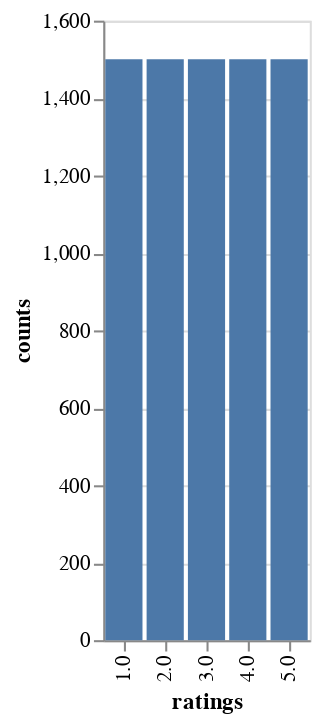

The notebook cell saved with this chart:
### Code cell
chart1 = alt.Chart(data1).mark_bar().encode(x="ratings", y="counts")
chart1.save(".\\plots\\01\\rating_counts.html")
chart1

### Figure 1 — Vega-Lite specification as saved in the notebook (floating-point values rounded to 4 significant figures)
{"config": {"view": {"continuousWidth": 400, "continuousHeight": 300}}, "data": {"name": "data-a0a88ec252cab8fb19a9ff30724f5435"}, "mark": "bar", "encoding": {"x": {"field": "ratings", "type": "nominal"}, "y": {"field": "counts", "type": "quantitative"}}, "$schema": "https://vega.github.io/schema/vega-lite/v4.17.0.json", "datasets": {"data-a0a88ec252cab8fb19a9ff30724f5435": [{"ratings": "1.0", "counts": 1500}, {"ratings": "2.0", "counts": 1500}, {"ratings": "3.0", "counts": 1500}, {"ratings": "4.0", "counts": 1500}, {"ratings": "5.0", "counts": 1500}]}}
